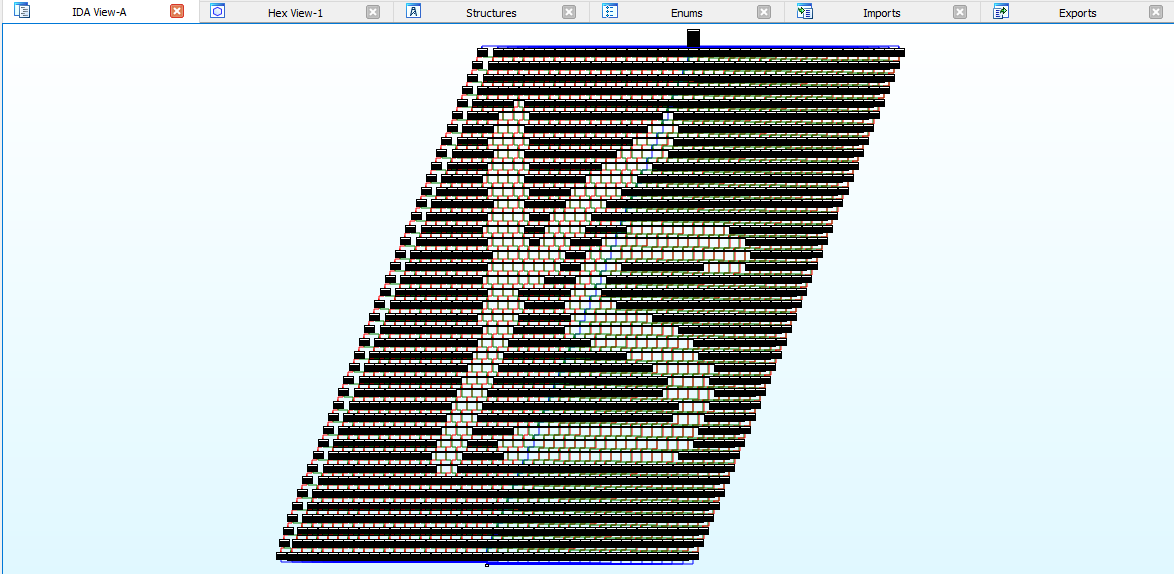
#> input picture images/YS_IDA.png, 1174 x 574 px
$ python 'ida_warfare .py' --path images/YS_IDA.png
#> lines starting #> are read from the running program, lines starting #| are printed output that depends on the picture; after the words box and inside, x2 and y2 are one past the last pixel; in counts of white or black regions, pixels touching at a corner belong together
import argparse
import numpy as np
from PIL import Image
import subprocess
import logging as log
import os


def is_valid_file(path):
    if not os.path.isfile(path):
        raise argparse.ArgumentTypeError("Not a valid file")
    return path


def create_assembly_code(im_frame, funcname, assembly_command, blocksize, export_function):

    LABEL = "PIXEL{}_{}"

    image_height = im_frame.shape[0]
    image_width = im_frame.shape[1]

    # Create the assembly file header and the jump table.
    if export_function is True:
        assembly_data = """
        global {}
        export {}

        segment .text
        {}:
            mov eax, 0
            jmp [jmp_table_painter_row1 + eax*4]
        """.format(funcname, funcname, funcname)

    else:
        assembly_data = """
        global {}

        segment .text
        {}:
            mov eax, 0
            jmp [jmp_table_painter_row1 + eax*4]
        """.format(funcname, funcname)

    log.info("Creating the assembly code of the image.")
    for i in range(1, image_width + 1):
        for j in range(1, image_height + 1):
            curr_label = LABEL.format(str(j), str(i))
            assembly_data += curr_label + ":\n"

            # First Column.
            if i == 1:
                assembly_data += assembly_command * blocksize
            else:
                assembly_data += assembly_command * max(1, int(im_frame[j - 1, i - 1]) * blocksize)

            # Last Row then only jmp finish.
            if j == image_height:
                assembly_data += "\tjmp finish\n"

            # Middle Column, new jump table.
            elif i == int(image_width / 2) + 1:
                assembly_data += "\tjmp " + LABEL.format(str(j + 1), str(i)) + "\n"
            elif i < int(image_width / 2) + 1:
                assembly_data += "\tjz " + LABEL.format(str(j + 1), str(i + 1)) + "\n"
            elif i > int(image_width / 2) + 1:
                assembly_data += "\tjz " + LABEL.format(str(j + 1), str(i - 1)) + "\n"

    assembly_data += "finish:\n\tret\n"

    for i in range(1, image_width + 1):
        assembly_data += "jmp_table_painter_row{}:\n".format(str(i))

        for j in range(1, 2):  # ROWS + 1):
            curr_label = LABEL.format(str(j), str(i))
            assembly_data += "\tdd " + curr_label + "\n"

    return assembly_data

if __name__ == "__main__":

    BANNER = """
     █████     █████           █████   ███   █████                                 ██████
░░███     ░░███           ░░███   ░███  ░░███                                 ███░░███
 ░███   ███████   ██████   ░███   ░███   ░███   ██████   ████████   ██████   ░███ ░░░   ██████   ████████   ██████
 ░███  ███░░███  ░░░░░███  ░███   ░███   ░███  ░░░░░███ ░░███░░███ ███░░███ ███████    ░░░░░███ ░░███░░███ ███░░███
 ░███ ░███ ░███   ███████  ░░███  █████  ███    ███████  ░███ ░░░ ░███████ ░░░███░      ███████  ░███ ░░░ ░███████
 ░███ ░███ ░███  ███░░███   ░░░█████░█████░    ███░░███  ░███     ░███░░░    ░███      ███░░███  ░███     ░███░░░
 █████░░████████░░████████    ░░███ ░░███     ░░████████ █████    ░░██████   █████    ░░████████ █████    ░░██████
░░░░░  ░░░░░░░░  ░░░░░░░░      ░░░   ░░░       ░░░░░░░░ ░░░░░      ░░░░░░   ░░░░░      ░░░░░░░░ ░░░░░      ░░░░░░

    By: Yoav Shaharabani
    https://github.com/yoavshah
"""
    print(BANNER)
    parser = argparse.ArgumentParser()
    parser.add_argument('-v', '--verbose', dest='verbose', action='store_true')
    parser.add_argument("--path", dest='image_path', type=is_valid_file, help="Path to the image file (PNG, JPEG, JPG, BMP) to parse.", required=True)
    parser.add_argument("-b", "--blocksize", dest='block_size', type=int, default=10, help="Number of commands in each block.")
    parser.add_argument("-c", "--command", dest='assembly_command', type=str,
                        default="VFMADDSUB132PS xmm1, xmm2, cs:[edi + esi * 4+0x11111111]",
                        help="Assembly command to be filled with.")

    parser.add_argument("--funcname", dest='function_name', type=str, default="_main", help="Function name.")
    parser.add_argument('--obj', dest='create_objfile', default=True, action='store_true', help="Create Object File.")
    parser.add_argument('--exp', dest='export_function', default=False, action='store_true', help="Export function.")
    parser.add_argument("--asm_output", dest='asm_output', type=str, default="code.asm", help="Assembly file output.")
    parser.add_argument("--obj_output", dest='obj_output', type=str, default="code.obj", help="Object file output (Requires --obj flag).")

    args = parser.parse_args()

    if args.verbose:
        log.basicConfig(format="%(levelname)s: %(message)s", level=log.INFO)
        log.info("Verbose output.")
    else:
        log.basicConfig(format="%(levelname)s: %(message)s")

    args.assembly_command = "\t" + args.assembly_command + "\n"

    log.info("Opening image file.")
    image_frame = Image.open(args.image_path)
#> image_frame is the input picture: PIL image 1174x574 RGBA; mean R, G, B, A 189.9, 197.6, 198.1, 255
    image_frame = np.asarray(image_frame.convert("1"))
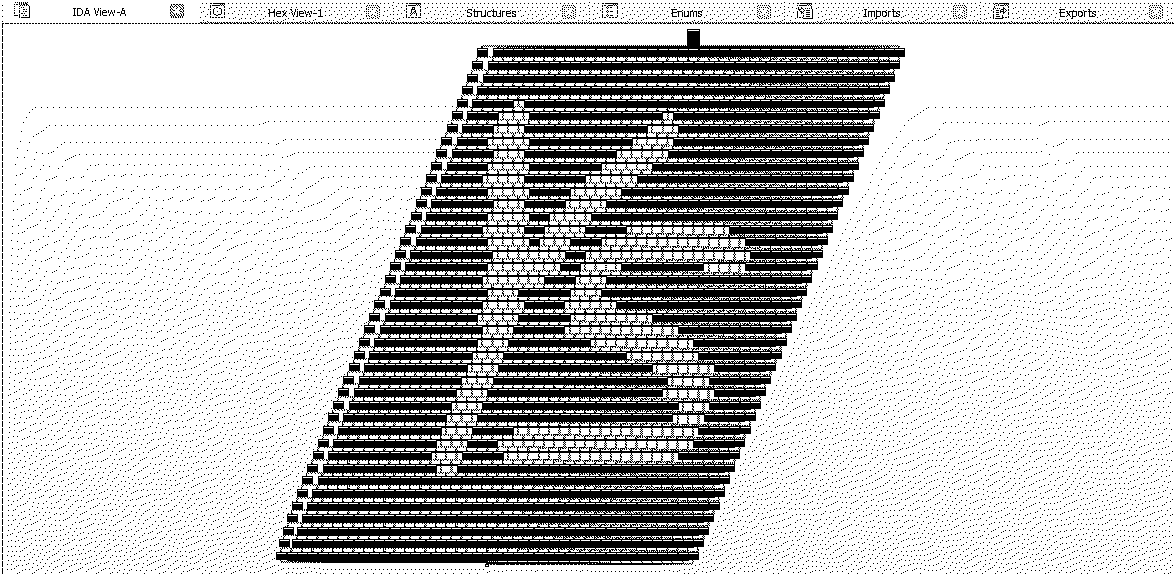
#> image_frame: shape (574, 1174) bool; 76.6% white; 12477 black regions (12428 under 20 px), largest, box (x1, y1, x2, y2) and area: (276, 29, 905, 567) 141938, (436, 122, 458, 159) 269, (451, 95, 468, 121) 182

    to_write = create_assembly_code(image_frame, args.function_name, args.assembly_command, args.block_size, args.export_function)
#> (the run stopped early here; a loop or call above may not have finished)
